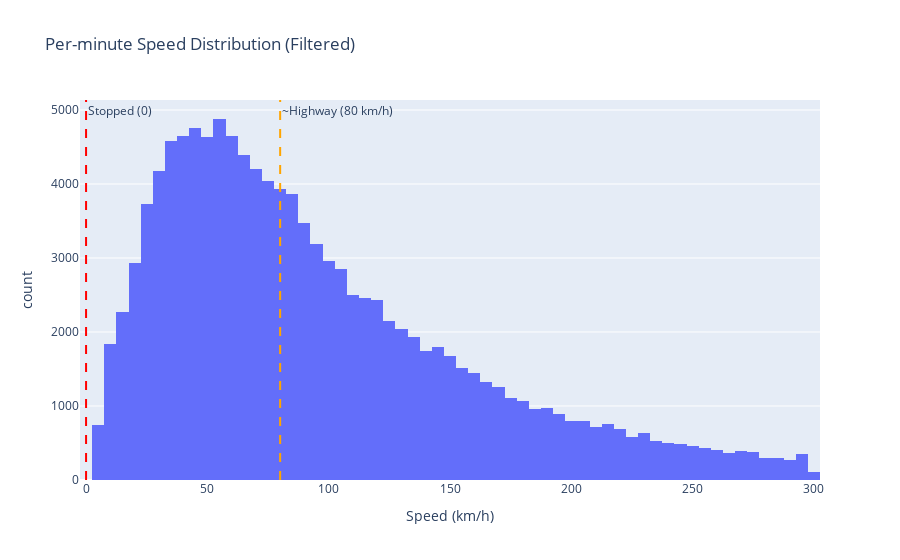

The code cell stored with this chart in its notebook:
### Code cell
import plotly.express as px

fig = px.histogram(
    x=speeds, nbins=60,
    title='Per-minute Speed Distribution (Filtered)',
    labels={'x':'Speed (km/h)', 'count':'Frequency'}
)
fig.add_vline(x=0, line_dash="dash", line_color="red", annotation_text="Stopped (0)")
fig.add_vline(x=80, line_dash="dash", line_color="orange", annotation_text="~Highway (80 km/h)")
fig.write_html('../data/plots/speed_histogram.html')
fig.show()

### Figure 1 — Plotly figure (JSON) as saved in the notebook; plotly's stock layout.template omitted (floating-point values rounded to 4 significant figures; data arrays with more than 128 entries replaced by an {"elided": "..."} marker saying what was removed)
{"data": [{"bingroup": "x", "hovertemplate": "Speed (km/h)=%{x}<br>count=%{y}<extra></extra>", "legendgroup": "", "marker": {"color": "#636efa", "pattern": {"shape": ""}}, "name": "", "nbinsx": 60, "orientation": "v", "showlegend": false, "type": "histogram", "x": {"elided": "116205 float values"}, "xaxis": "x", "yaxis": "y"}], "layout": {"annotations": [{"showarrow": false, "text": "Stopped (0)", "x": 0, "xanchor": "left", "xref": "x", "y": 1, "yanchor": "top", "yref": "y domain"}, {"showarrow": false, "text": "~Highway (80 km/h)", "x": 80, "xanchor": "left", "xref": "x", "y": 1, "yanchor": "top", "yref": "y domain"}], "barmode": "relative", "legend": {"tracegroupgap": 0}, "shapes": [{"line": {"color": "red", "dash": "dash"}, "type": "line", "x0": 0, "x1": 0, "xref": "x", "y0": 0, "y1": 1, "yref": "y domain"}, {"line": {"color": "orange", "dash": "dash"}, "type": "line", "x0": 80, "x1": 80, "xref": "x", "y0": 0, "y1": 1, "yref": "y domain"}], "title": {"text": "Per-minute Speed Distribution (Filtered)"}, "xaxis": {"anchor": "y", "domain": [0, 1], "title": {"text": "Speed (km/h)"}}, "yaxis": {"anchor": "x", "domain": [0, 1], "title": {"text": "count"}}}}
